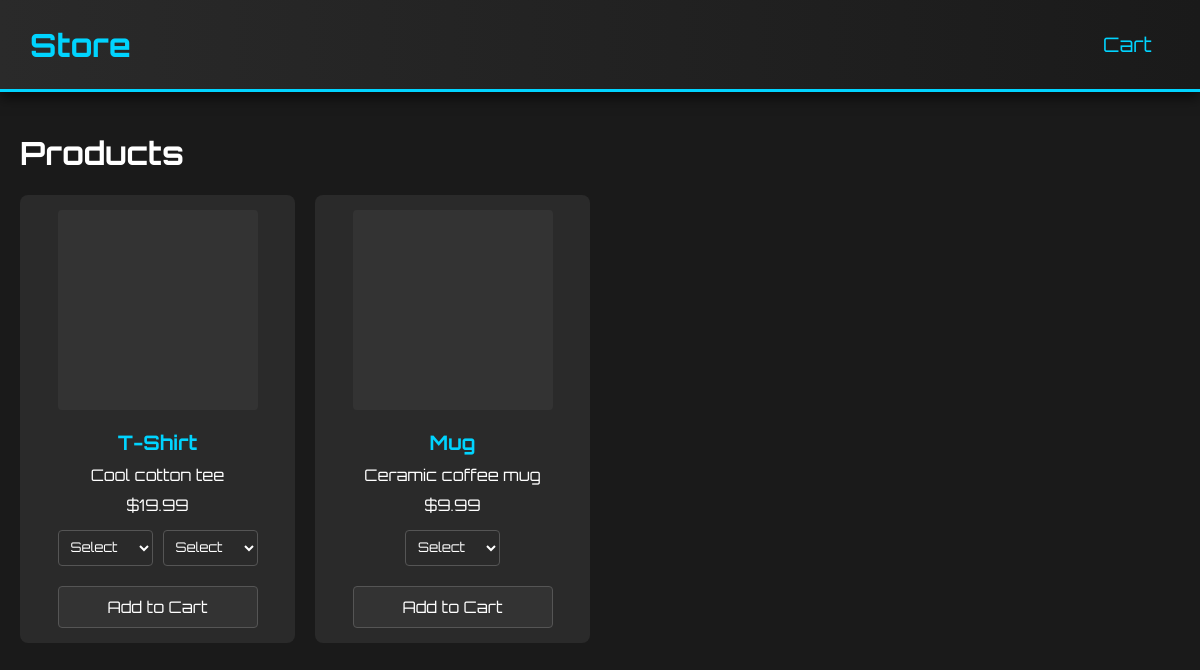
The page / on the database its author committed.
### models.py (models this page shows)
class Product(db.Model):
    id = db.Column(db.Integer, primary_key=True)
    name = db.Column(db.String(100), nullable=False)
    price = db.Column(db.Float, nullable=False)
    description = db.Column(db.Text, nullable=True)
    image_filename = db.Column(db.String(200), nullable=True)
    material = db.Column(db.String(100), nullable=True)
    brand = db.Column(db.String(100), nullable=True)
    variants = db.relationship('ProductVariant', backref='product', lazy=True, cascade="all, delete-orphan")

### app.py (the view)
@app.route('/')
def index():
    products = Product.query.all()
    response = render_template('index.html', products=products)
    if session.get('incomplete_add_to_cart'):
        session.pop('incomplete_add_to_cart', None)
    return response

### templates/index.html (shortened to what this page needs)
{% extends "base.html" %}
{% block content %}
    <h1>Products</h1>
    <div class="product-list">
        {% for product in products %}
            <div class="product">
                {% if product.image_filename %}
                    <img src="{{ url_for('static', filename='uploads/' + product.image_filename) }}"
                         alt="{{ product.name }}">
                {% else %}
                    <div class="image-placeholder"></div>
                {% endif %}
                <h2>{{ product.name }}</h2>
                <p>{{ product.description }}</p>
                <p>${{ "%.2f" | format(product.price) }}</p>
                <form method="POST" action="{{ url_for('add_to_cart', product_id=product.id) }}" class="variant-form" data-product-id="{{ product.id }}">
                    {% set sizes = [] %}
                    {% set colors = [] %}
                    {% for variant in product.variants %}
                        {% if variant.size and variant.size not in sizes %}
                            {% do sizes.append(variant.size) %}
                        {% endif %}
                        {% if variant.color and variant.color not in colors %}
                            {% do colors.append(variant.color) %}
                        {% endif %}
                    {% endfor %}
                    {% if sizes or colors %}
                        <div class="dropdown-container">
                            {% if sizes %}
                                <select name="size" id="size-{{ product.id }}" class="size-select">
                                    <option value="N/A">Select</option>
                                </select>
                            {% endif %}
                            {% if colors %}
                                <select name="color" id="color-{{ product.id }}" class="color-select">
                                    <option value="N/A">Select</option>
                                </select>
                            {% endif %}
                        </div>
                    {% endif %}
                    <button type="submit">Add to Cart</button>
                </form>
            </div>
        {% endfor %}
    </div>
{% endblock %}

### static/css/style.css (style rules this page uses)
body { background-color: #1a1a1a; color: #ffffff; font-family: 'Orbitron', sans-serif; margin: 0; padding: 0; }
button { background-color: #333; color: white; border: 1px solid #555; padding: 8px 16px; cursor: pointer; border-radius: 4px; transition: background-color 0.3s ease; font-family: 'Orbitron', sans-serif; }
input, textarea, select { background-color: #2a2a2a; color: white; border: 1px solid #555; padding: 8px; border-radius: 4px; width: 100%; box-sizing: border-box; margin-bottom: 15px; font-family: 'Orbitron', sans-serif; }
.product-list { display: grid; grid-template-columns: repeat(auto-fill, minmax(250px, 1fr)); gap: 20px; margin-top: 20px; }
.product { background: #2a2a2a; padding: 15px; border-radius: 8px; text-align: center; display: flex; flex-direction: column; justify-content: space-between; min-height: 350px; }
.product .image-placeholder { width: 200px; height: 200px; margin-bottom: 10px; background-color: #333; border-radius: 4px; align-self: center; }
.product h2 { font-size: 20px; margin: 10px 0 5px; color: #00d4ff; }
.product p { font-size: 16px; margin: 5px 0; }
.product form { margin-top: 10px; width: 100%; max-width: 200px; margin-left: auto; margin-right: auto; display: flex; flex-wrap: wrap; justify-content: center; gap: 10px; }
.product .dropdown-container { display: flex; gap: 10px; }
.product select { width: 95px; margin-bottom: 10px; padding: 8px; }
.product button { width: 100%; padding: 10px; font-size: 16px; }

### rows shown on the page
Product: name "T-Shirt", description "Cool cotton tee", price "19.99", size "Select", color "Select"
Product: name "Mug", description "Ceramic coffee mug", price "9.99", color "Select"
